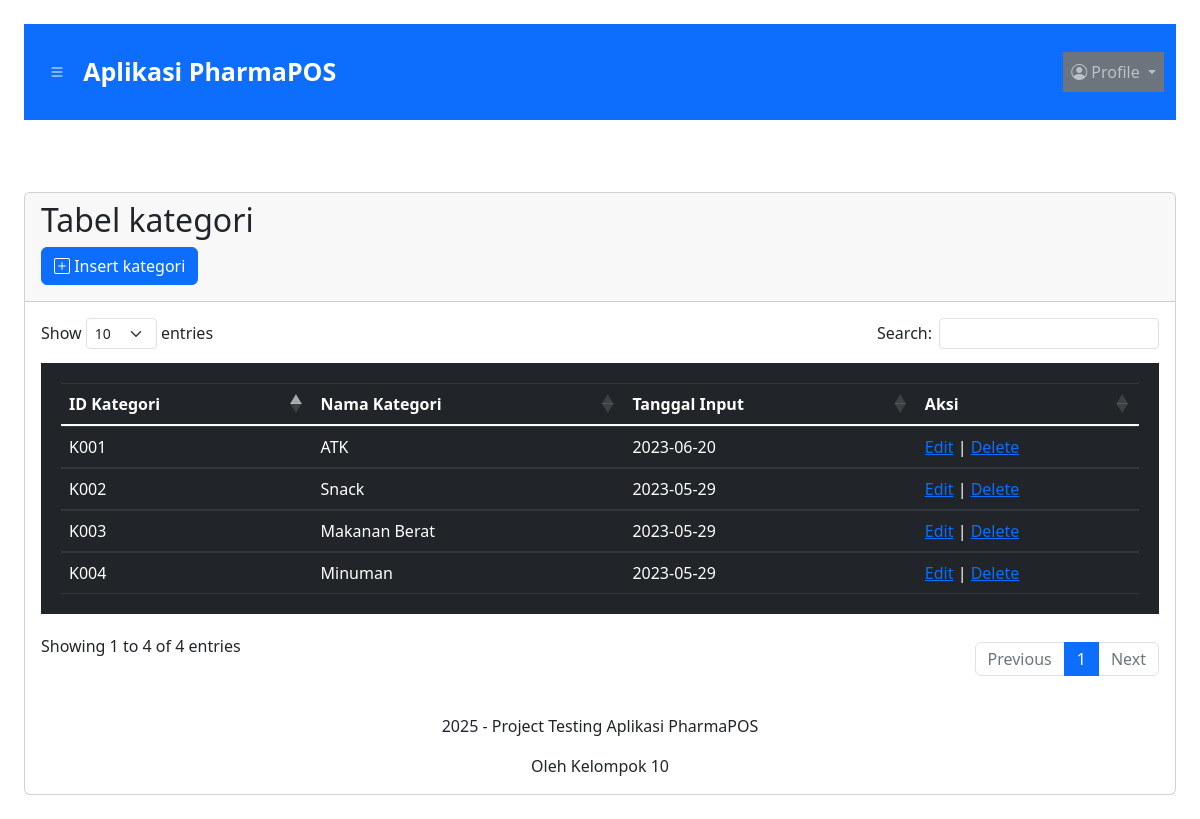
The app's page /index.php?page=Kategori (signed in) with its own data.
### tables this page shows
CREATE TABLE `kategori` (
  `id_kategori` char(4) NOT NULL,
  `nama_kategori` varchar(20) NOT NULL,
  `tanggal_input` date NOT NULL
);

### module/Kategori/index.php (the view)
<div class="card mt-5">
    <div class="card-header">
        <h2>Tabel kategori</h2>
        <a class="btn btn-primary mb-2" href="index.php?page=Kategori/insert"><i class="bi bi-plus-square"></i>
            Insert kategori</a>
    </div>
    <div class="card-body">
        <table class="table table-hover table-dark" id="example">
            <thead>
                <tr>
                    <th scope="col">ID Kategori</th>
                    <th scope="col">Nama Kategori</th>
                    <th scope="col">Tanggal Input</th>
                    <th scope="col">Aksi</th>
                </tr>
            </thead>
            <tbody>
                <?php
                $sql = "SELECT * FROM kategori";
                $result = $conn->query($sql);
                ?>
                <?php if ($result) { ?>
                    <?php while ($row = $result->fetch_assoc()) { ?>
                        <tr>
                            <td>
                                <?= $row['id_kategori'] ?>
                            </td>
                            <td>
                                <?= $row['nama_kategori'] ?>
                            </td>
                            <td>
                                <?= $row['tanggal_input'] ?>
                            </td>
                            <td>
                                <a href="index.php?page=Kategori/edit&id_kategori=<?= $row['id_kategori'] ?>">Edit</a> | <a
                                    href="index.php?page=Kategori/delete&id_kategori=<?= $row['id_kategori'] ?>"
                                    onclick="javascript:return confirm('Hapus Data kategori ?');">Delete</a>
                            </td>
                        </tr>
                    <?php } ?>
                <?php } ?>
            </tbody>
        </table>
    </div>

### css/sidebar.css (style rules this page uses)
a { text-decoration: none; }

### css/content.css (style rules this page uses)
body { background-color: blue; }
table { min-width: 90px; padding: 20px; }

### records on screen
kategori: id_kategori "K001", nama_kategori "ATK", tanggal_input "2023-06-20"
kategori: id_kategori "K002", nama_kategori "Snack", tanggal_input "2023-05-29"
kategori: id_kategori "K003", nama_kategori "Makanan Berat", tanggal_input "2023-05-29"
kategori: id_kategori "K004", nama_kategori "Minuman", tanggal_input "2023-05-29"
